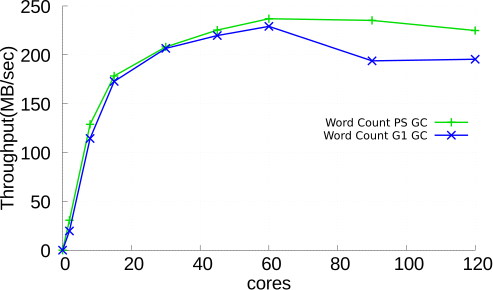

Write the gnuplot code that produced this figure.
call "common.gnuplot"

set zeroaxis
set yrange [0:]
set xlabel "cores" font "arial,20"
set ylabel "Throughput(MB/sec)" font "arial,20"
set ytics format " %.0s%c" font "arial,20"
set xtics  font "arial,20"
set title font "arial,20"
set term eps
set output 'wc.eps'
set key at graph 1,0.55
#set linetype 1 lw 12 lc rgb '#ff0000'
set font  "arial,20"


plot \
"./data/wc_default.data" every :::0::0 with lp title "Word Count PS GC",\
"./data/wc_default_g1.data" every :::0::0 with lp title "Word Count G1 GC"
